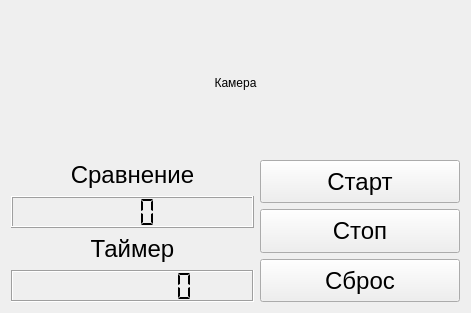
<?xml version="1.0" encoding="UTF-8"?>
<ui version="4.0">
 <class>WidgetName</class>
 <widget class="QWidget" name="WidgetName">
  <property name="geometry">
   <rect>
    <x>0</x>
    <y>0</y>
    <width>471</width>
    <height>313</height>
   </rect>
  </property>
  <property name="windowTitle">
   <string>Виджет</string>
  </property>
  <layout class="QVBoxLayout" name="verticalLayout" stretch="0,0">
   <item>
    <widget class="QLabel" name="image_label">
     <property name="text">
      <string>Камера</string>
     </property>
     <property name="alignment">
      <set>Qt::AlignCenter</set>
     </property>
    </widget>
   </item>
   <item>
    <layout class="QHBoxLayout" name="horizontalLayout">
     <item>
      <layout class="QVBoxLayout" name="verticalLayout_3">
       <item>
        <widget class="QLabel" name="label_2">
         <property name="maximumSize">
          <size>
           <width>16777215</width>
           <height>30</height>
          </size>
         </property>
         <property name="font">
          <font>
           <pointsize>18</pointsize>
          </font>
         </property>
         <property name="text">
          <string>Сравнение</string>
         </property>
         <property name="alignment">
          <set>Qt::AlignCenter</set>
         </property>
        </widget>
       </item>
       <item>
        <widget class="QLCDNumber" name="lcd_gamma">
         <property name="digitCount">
          <number>3</number>
         </property>
         <property name="segmentStyle">
          <enum>QLCDNumber::Flat</enum>
         </property>
        </widget>
       </item>
       <item>
        <widget class="QLabel" name="label">
         <property name="maximumSize">
          <size>
           <width>16777215</width>
           <height>30</height>
          </size>
         </property>
         <property name="font">
          <font>
           <pointsize>18</pointsize>
          </font>
         </property>
         <property name="text">
          <string>Таймер</string>
         </property>
         <property name="alignment">
          <set>Qt::AlignCenter</set>
         </property>
        </widget>
       </item>
       <item>
        <widget class="QLCDNumber" name="lcd_timer">
         <property name="maximumSize">
          <size>
           <width>16777215</width>
           <height>150</height>
          </size>
         </property>
         <property name="frameShape">
          <enum>QFrame::Box</enum>
         </property>
         <property name="frameShadow">
          <enum>QFrame::Sunken</enum>
         </property>
         <property name="digitCount">
          <number>8</number>
         </property>
         <property name="mode">
          <enum>QLCDNumber::Dec</enum>
         </property>
         <property name="segmentStyle">
          <enum>QLCDNumber::Flat</enum>
         </property>
         <property name="value" stdset="0">
          <double>0.000000000000000</double>
         </property>
        </widget>
       </item>
      </layout>
     </item>
     <item>
      <layout class="QVBoxLayout" name="verticalLayout_2">
       <item>
        <widget class="QPushButton" name="start_button">
         <property name="sizePolicy">
          <sizepolicy hsizetype="Minimum" vsizetype="Preferred">
           <horstretch>0</horstretch>
           <verstretch>0</verstretch>
          </sizepolicy>
         </property>
         <property name="maximumSize">
          <size>
           <width>200</width>
           <height>50</height>
          </size>
         </property>
         <property name="font">
          <font>
           <pointsize>18</pointsize>
          </font>
         </property>
         <property name="text">
          <string>Старт</string>
         </property>
        </widget>
       </item>
       <item>
        <widget class="QPushButton" name="stop_button">
         <property name="sizePolicy">
          <sizepolicy hsizetype="Minimum" vsizetype="Preferred">
           <horstretch>0</horstretch>
           <verstretch>0</verstretch>
          </sizepolicy>
         </property>
         <property name="maximumSize">
          <size>
           <width>200</width>
           <height>50</height>
          </size>
         </property>
         <property name="font">
          <font>
           <pointsize>18</pointsize>
          </font>
         </property>
         <property name="text">
          <string>Стоп</string>
         </property>
        </widget>
       </item>
       <item>
        <widget class="QPushButton" name="reset_button">
         <property name="sizePolicy">
          <sizepolicy hsizetype="Minimum" vsizetype="Preferred">
           <horstretch>0</horstretch>
           <verstretch>0</verstretch>
          </sizepolicy>
         </property>
         <property name="maximumSize">
          <size>
           <width>200</width>
           <height>50</height>
          </size>
         </property>
         <property name="font">
          <font>
           <pointsize>18</pointsize>
          </font>
         </property>
         <property name="text">
          <string>Сброс</string>
         </property>
        </widget>
       </item>
      </layout>
     </item>
    </layout>
   </item>
  </layout>
 </widget>
 <resources/>
 <connections/>
</ui>
